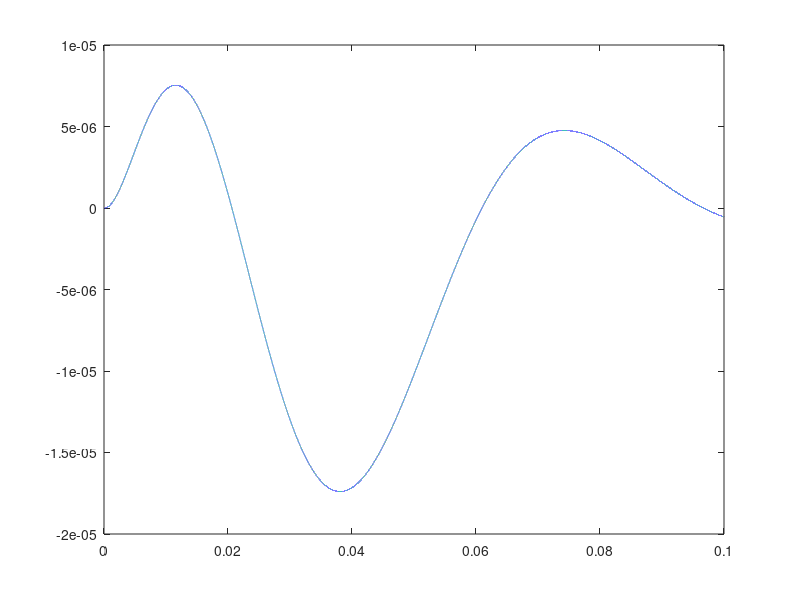

Here is the MATLAB script that generated this plot:
h = 0.1
X0 = [2 ;0 ;0 ;0 ;0]
G = [ 1 -1 0 0 1 ; -1 1 0 1 0; 0 0 1 -1 0; 0 1 -1 0 0; 1 0 0 0 0]
C = [ 0 0 0 0 0; 0 1 0 0 0; 0 0 1 0 0; 0 0 0 -2 0; 0 0 0 0 0 ]
W = [0 ;0 ;0 ;0 ;1]

h = 0.0001
x = linspace(0.0001, 0.1, 100000)
BE_y = linspace(0.0001, 0.1, 100000)
TR_y = linspace(0.0001, 0.1, 100000)

%%%BE
X = X0;
M = ( G + 1/h * C );
for i = 1:length(x)
  X = inv(M)*(1/h*C*X+W);
  BE_y(i) = X(3);
end
BE_X = X;

%%%TR
X = X0;
M1 = ( G + 2/h*C );
M2 = -1*( G - 2/h*C );
for i = 1:length(x)
  X = inv(M1)*(M2*X + W + W);
  TR_y(i) = X(3);
end
TR_X = X;

figure
%plot(x, BE_y, '*', x, TR_y, 'O')
plot(x, BE_y-TR_y)

% %%%BE
% X = X0;
% M = ( G + 1/h * C );
% for i = 0:100
%   X = inv(M)*(1/h*C*X+W);
% end
% BE_X = X
% 
%  
% %%%TR
% X = X0;
% M1 = ( G + 2/h*C );
% M2 = -1*( G - 2/h*C );
% for i = 0:100
%   X = inv(M1)*(M2*X + W + W);
% end
% TR_X = X
% 
% %%%N-R & BE
% X = X0;
% M = ( G + 1/h * C );
% for i = 0:5
%   F = M*X - (1/h*C*X+W);
%   J = M-1/h*C;
%   %dX = -1*inv(J)*F;
%   dX = -1*J\F;
%   X = X + dX;
% end
% NR_BE_X = X
% 
% %%%N-R & BE
% X = X0;
% M1 = ( G + 2/h*C );
% M2 = -1*( G - 2/h*C );
% for i = 0:5
%   F = M1*X - (M2*X + W + W);
%   J = M1 - M2;
%   %dX = -1*inv(J)*F;
%   dX = -1*J\F;
%   X = X + dX;
% end
% NR_TR_X = X

